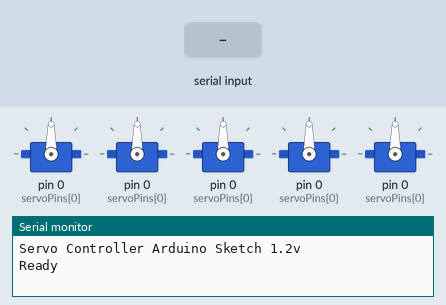
A sketch run on a simulated Arduino Uno, built with avr-gcc and run on an emulated ATmega328P. Shown: 5 × servo, the last lines printed to the serial monitor. The inputs (shaded band) are chosen by the test bench.

Above: at 1.2 s.
1.3 s: "90,45\n" received over Serial
2.8 s: "30,150\n" received over Serial
At 4.3 s:
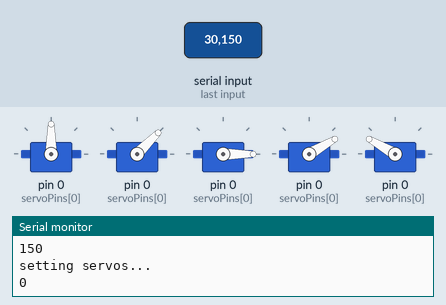
Timing chart, 0 to 5.8 s (numbered marks = the images above; inputs shaded):
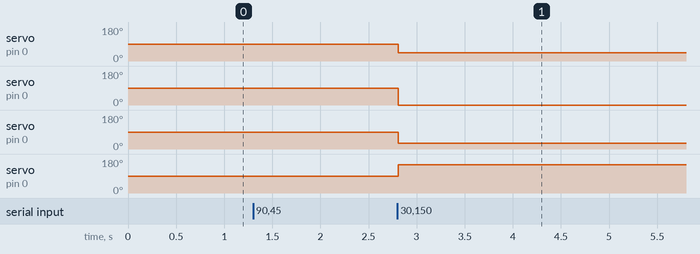

The sketch:

Arduino_Servo_Controller_example_2.ino
```cpp
//##########################################################################

int serialBound = 9600;
int servoPins[5] = {0,0,0,0,0}; //Note Pin 1 does not work on the Arduino UNO

//##########################################################################

#include <Servo.h>
Servo servo_1;
Servo servo_2;
Servo servo_3;
Servo servo_4;
Servo servo_5;
int dataIndex = 0;
int savedAngles[5];

void setup() {
  servo_1.attach(servoPins[0]);servo_2.attach(servoPins[1]);servo_3.attach(servoPins[2]);servo_4.attach(servoPins[3]);servo_5.attach(servoPins[4]);
  Serial.begin(serialBound);
  Serial.println("Servo Controller Arduino Sketch 1.2v");
  Serial.println("Ready");
}

void loop() {
  ServoControllerMain();

  //Your Code:


  //
}

void ServoControllerMain(){
    if(Serial.available() != 0){
    savedAngles[dataIndex] = Serial.parseInt();
    Serial.println(savedAngles[dataIndex]);
    dataIndex++;

    if(dataIndex == 5){
       dataIndex = 0;

       Serial.println("setting servos...");
       servo_1.write(savedAngles[0]);
       servo_2.write(savedAngles[1]);
       servo_3.write(savedAngles[2]);
       servo_4.write(savedAngles[3]);
       servo_5.write(savedAngles[4]);;
       Serial.flush();
    }
  }
}
```

Measured:
- after the input at 2.8 s, servo on pin 0 (servoPins[0]): 90° → 45° at once; servo on pin 0 (servoPins[0]): 90° → 0° at once; servo on pin 0 (servoPins[0]): 90° → 30° at once; servo on pin 0 (servoPins[0]): 90° → 150° at once
